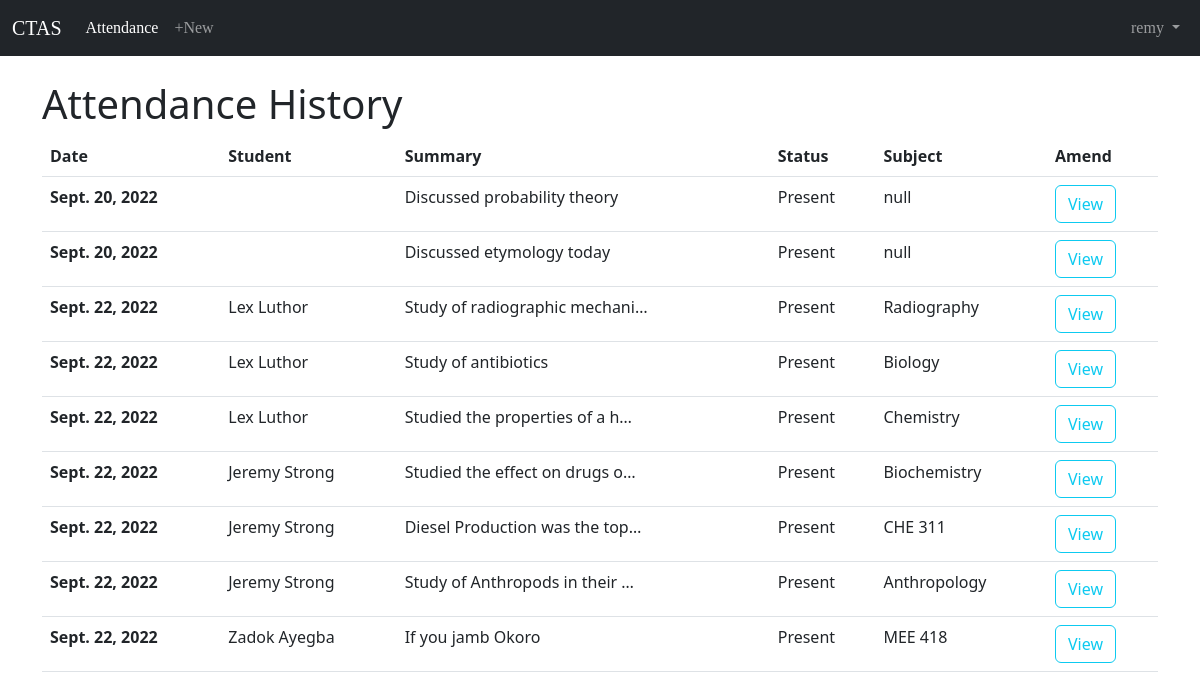
The app's page /attendance/ (signed in), older data.
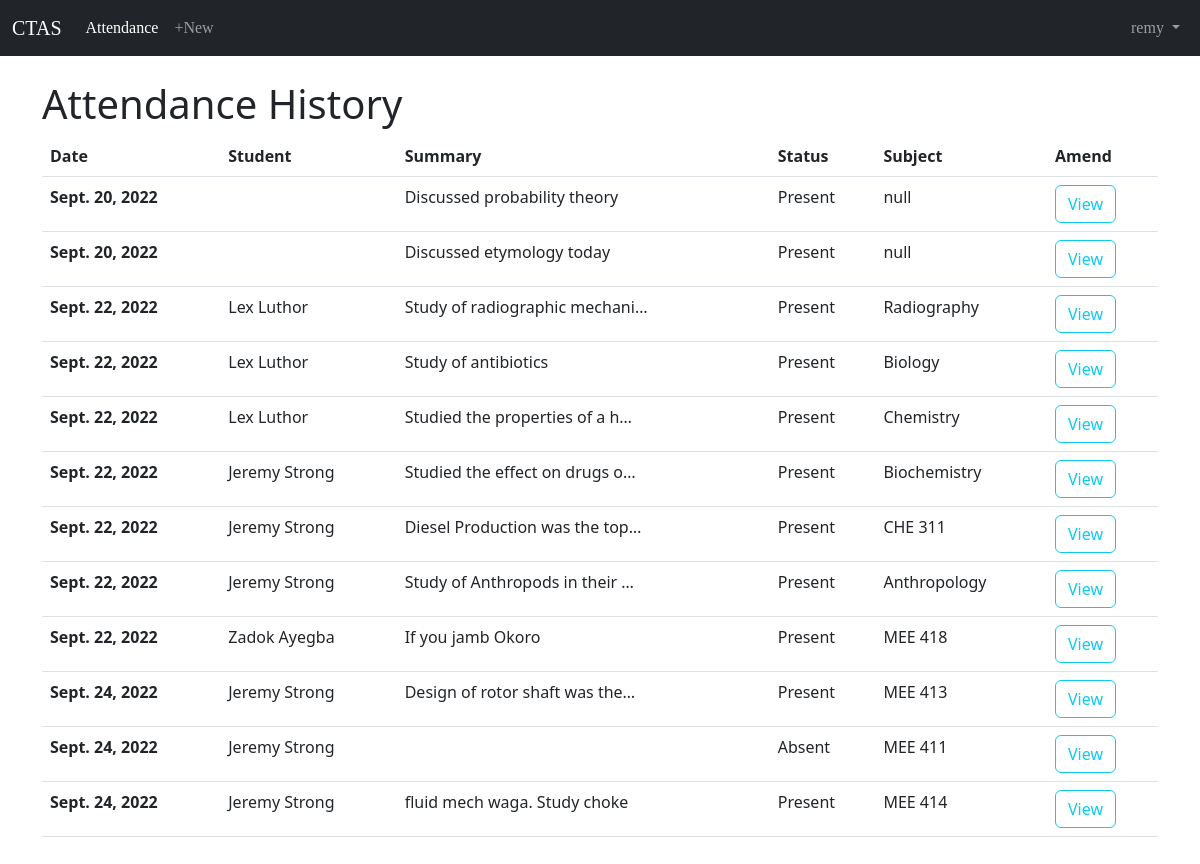
The same page, newer data.
### users/models.py (models this page shows)
class CustomUser(AbstractUser):
    email = models.EmailField(unique=True)

### attendance/models.py (models this page shows, shortened)
class Attendance(models.Model):
    BOOL_CHOICES = ((True, 'Present'), (False, 'Absent'))
    summary = models.TextField(blank=True)
    present = models.BooleanField(choices=BOOL_CHOICES, null=True, default=False, verbose_name="status")
    subject = models.CharField(max_length=140, default='null')
    created = models.DateTimeField(auto_now_add=True)
    student = models.ForeignKey(
        get_user_model(),
        on_delete=models.CASCADE,
        related_name='students',
    )

### attendance/views.py (the view)
# urls.py: path('', attendance_eligible, name='attendance_list'),
@login_required
def attendance_eligible(request):
    try:
        object_list = Attendance.objects.filter(student=request.user)
        true_count = object_list.filter(present=True).count()
        false_count = object_list.filter(present=False).count()
        total_count = true_count + false_count
        percentage_present  = (true_count/total_count) * 100
        percentage_present  = math.ceil(percentage_present)
        if request.user.is_superuser:
            object_list = Attendance.objects.all()
        context = {'object_list':object_list, 'percentage_present':percentage_present}
        return render(request, 'attendance_list.html', context=context)
    except ZeroDivisionError:
        return render(request, 'attendance_list.html', {'error':'You have no attendance'})

### templates/attendance_list.html (shortened to what this page needs)
{% extends 'base.html' %}
{% block content %}
    <h1>Attendance History</h1>
    {% if percentage_present %}
    <table class="table">
        <thead class="thead-dark">
          <tr>
            <th scope="col">Date</th>
            {% if user.is_superuser %}
            <th scope="col">Student</th>
            {% endif %}
            <th scope="col">Summary</th>
            <th scope="col">Status</th>
            <th scope="col">Subject</th>
            <th scope="col">Amend</th>
          </tr>
        </thead>
        {% for attendance in object_list %}
        <tbody>
          <tr>
            {% if user.is_superuser %}
            <th scope="row">{{ attendance.created|date:"N d, Y" }}</th>
            <td>{{ attendance.student.first_name }} {{ attendance.student.last_name }} </td>
            {% endif %}
            <td>{{ attendance.summary|truncatechars:30 }}</td>
            <td>{{ attendance.present|yesno:"Present,Absent" }}</td>
            <td>{{ attendance.subject }}</td>
            <td><a class="btn btn-outline-info ml-2" href="{% url 'attendance_detail' attendance.pk %}" role="button">View</a></td>
          </tr>
        </tbody>
        {% endfor %}
      </table>
      <br>
      {% else %}
        <p><h3>{{ error }}</h3></p>
      {% endif %}
{% endblock content %}

### templates/base.html (shortened to what this page needs)
<!DOCTYPE html>
<html lang="en">
<head>
    <link href="https://cdn.jsdelivr.net/npm/bootstrap@5.2.1/dist/css/bootstrap.min.css" rel="stylesheet"
>
</head>
<body>
    <nav class="navbar navbar-expand-md navbar-dark bg-dark mb-4">
        <div class="container-fluid">
            <a class="navbar-brand" href="{% url 'home' %}">CTAS</a>
        <div class="collapse navbar-collapse" id="navbarSupportedContent">
            {% if user.is_authenticated %}
            <ul class="navbar-nav me-auto mb-2 mb-lg-0">
                <li class="nav-item">
                    {% if user.is_superuser %}
                    <a class="nav-link active" aria-current="page" href="{% url 'attendance_list' %}">Attendance</a>
                    {% else %}
                    <a class="nav-link active" aria-current="page" href="{% url 'attendance_list' %}">My Attendance</a>
                    {% endif %}
                  </li>
                  <li class="nav-item">
                    <a class="nav-link" href="{% url 'attendance_new' %}">+New</a>
                  </li>
            </ul>
            <ul class="navbar-nav ms-auto">
                <li class="nav-item dropdown">
                    <a class="nav-link dropdown-toggle" href="#" role="button" id="userMenu"
                    data-bs-toggle="dropdown" aria-haspopup="true" aria-expanded="false">
                    {{ user.username }}
                    </a>
                </li>
            </ul>
            {% endif %}
        </div>
        </div>
    </nav>
    <div class="container">
        {% block content %}
        {% endblock content %}
    </div>
</body>
</html>

### templates/base.html (style rules this page uses)
.navbar a { font-family: 'Ms Madi', cursive; }

Row changes from the older to the newer data that the page shows:
added Attendance: created "Sept. 24, 2022", student.first_name "Jeremy", student.last_name "Strong", summary "Design of rotor shaft was the…", present "Present", subject "MEE 413"
added Attendance: created "Sept. 24, 2022", student.first_name "Jeremy", student.last_name "Strong", present "Absent", subject "MEE 411"
added Attendance: created "Sept. 24, 2022", student.first_name "Jeremy", student.last_name "Strong", summary "fluid mech waga. Study choke", present "Present", subject "MEE 414"
